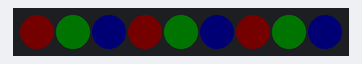
The sketch below on a simulated Arduino Uno, built with avr-gcc and run on an emulated ATmega328P. Shown: 9 RGB LEDs in strip order, left to right. Dim RGB values are drawn brighter than linear.

Above: at 0.15 s.
At 39.62 s:
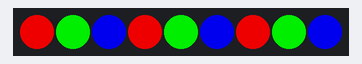

The sketch:

fade_rgb.ino
```cpp
/*
 * light_ws2812 example
 * Fade LEDs in R, G, B order; demonstrate functions for changing color order.
 *
 * Created: September 6, 2014
 * Author: Windell Oskay (www.evilmadscientist.com)
 */

#include <WS2812.h>

#define outputPin 7  // Digital output pin (default: 7)
#define LEDCount 9   // Number of LEDs to drive (default: 9)


WS2812 LED(LEDCount);
cRGB value;

byte intensity;
byte sign;

void setup() {
	  LED.setOutput(outputPin); // Digital Pin 7

	/* You may uncomment one of the following three lines to switch
	to a different data transmission sequence for your addressable LEDs.
	(These functions can be used at any point in your program as needed.)   */

	LED.setColorOrderRGB();  // Uncomment for RGB color order
	//LED.setColorOrderBRG();  // Uncomment for BRG color order
	//LED.setColorOrderGRB();  // Uncomment for GRB color order (Default; will be used if none other is defined.)

	intensity = 0;
	sign = 1;
}

void loop() {
	byte i = 0;
	if (sign) {
		intensity++;
		if (intensity == 255)
			sign = 0;
	}
	else {
		intensity--;
		if (intensity == 0)
			sign = 1;
	}

	while (i < LEDCount){
		if ((i % 3) == 0) {  // First LED, and every third after that
			value.b = 0;
			value.g = 0;
			value.r = intensity; // RGB Value -> Red Only
			LED.set_crgb_at(i, value); // Set value at LED found at index 0
		}
		else if ((i % 3) == 1) { // Second LED, and every third after that
			value.b = 0;
			value.g = intensity;
			value.r = 0; // RGB Value -> Green Only
			LED.set_crgb_at(i, value); // Set value at LED found at index 0
		}
		else  { // Third LED, and every third after that
			value.b = intensity;
			value.g = 0;
			value.r = 0; // RGB Value -> Blue Only
			LED.set_crgb_at(i, value); // Set value at LED found at index 0
		}
		i++;
	}

	LED.sync(); // Sends the data to the LEDs
	delay(10); // Wait (ms)
}
```
